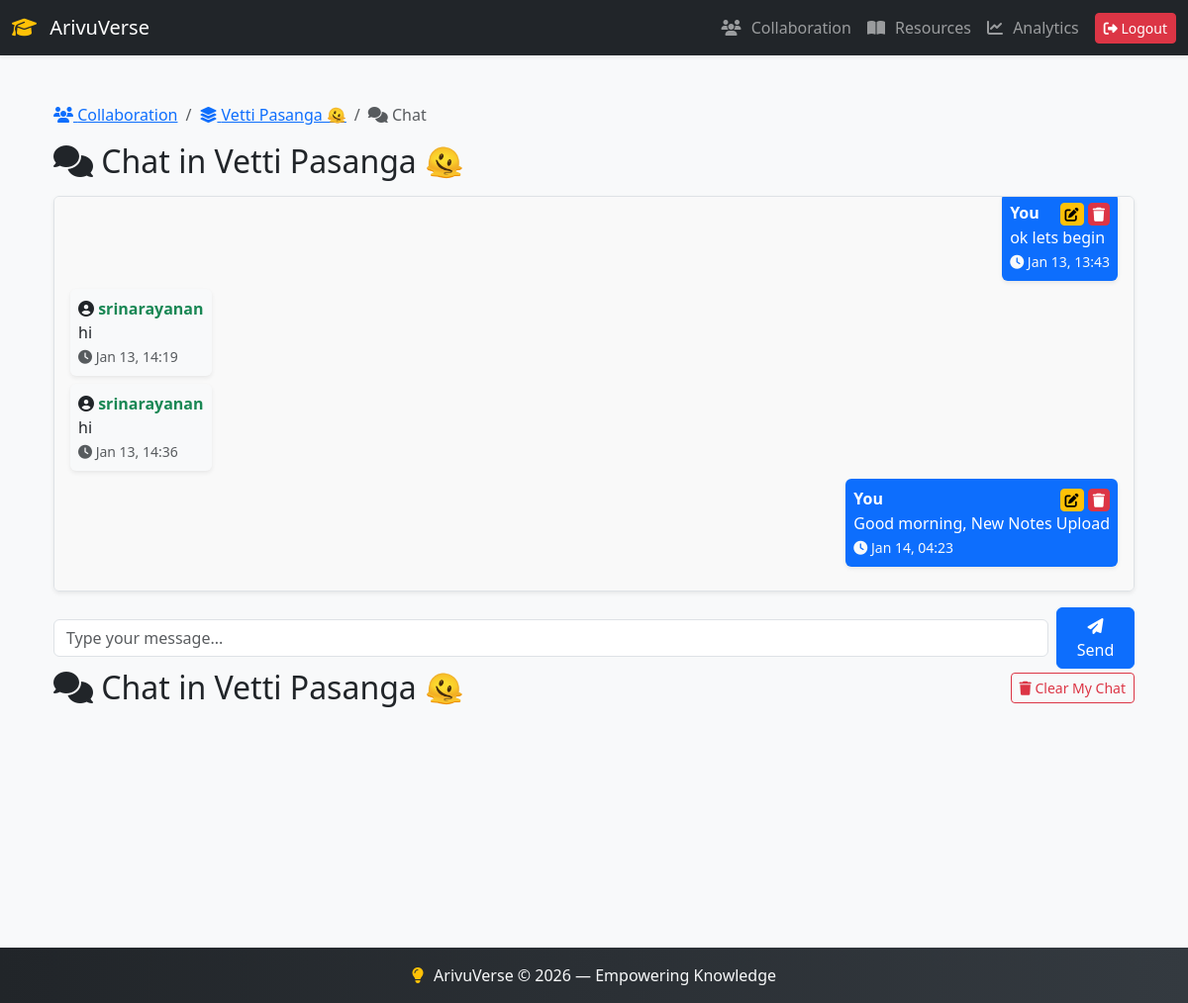
The app's page /api/collaboration/group/1/chat/ (signed in) with its own data.
### collaboration/models.py (models this page shows, shortened)
class Group(models.Model):
    name = models.CharField(max_length=100)
    description = models.TextField(blank=True)
    created_by = models.ForeignKey(User, on_delete=models.CASCADE, related_name="created_groups")
    members = models.ManyToManyField(User, related_name="collaboration_groups")
    created_at = models.DateTimeField(auto_now_add=True)

class Message(models.Model):
    group = models.ForeignKey(Group, on_delete=models.CASCADE, related_name="messages")
    author = models.ForeignKey(User, on_delete=models.CASCADE, related_name="messages")
    content = models.TextField()
    created_at = models.DateTimeField(auto_now_add=True)
    class Meta:
        ordering = ['-created_at']

### collaboration/views.py (the view)
# urls.py: path("group/<int:pk>/chat/", views.chat_view, name="chat_view"),
@login_required
def chat_view(request, pk):
    group = get_object_or_404(Group, pk=pk)
    clear_record = ChatClear.objects.filter(user=request.user, group=group).first()
    if clear_record:
        chat_messages = group.messages.filter(created_at__gt=clear_record.cleared_at).order_by("created_at")
    else:
        chat_messages = group.messages.order_by("created_at")
    if request.method == "POST":
        form = MessageForm(request.POST)
        if form.is_valid():
            msg = form.save(commit=False)
            msg.group = group
            msg.author = request.user
            msg.save()
            return redirect("chat_view", pk=group.pk)  # redirect back to chat after sending
    else:
        form = MessageForm()
    return render(request, "collaboration/chat.html", {
        "group": group,
        "chat_messages": chat_messages,
        "form": form,
    })

### collaboration/forms.py
class MessageForm(forms.ModelForm):
    class Meta:
        model = Message
        fields = ["content"]
        widgets = {
            "content": forms.TextInput(attrs={"class": "form-control", "placeholder": "Type your message..."})
        }

### collaboration/templates/collaboration/chat.html (shortened to what this page needs)
{% extends "base.html" %}
{% block content %}
<div class="container mt-4">
  <nav aria-label="breadcrumb">
    <ol class="breadcrumb">
      <li class="breadcrumb-item">
        <a href="{% url 'collaboration_home' %}">
          <i class="fas fa-users"></i> Collaboration
        </a>
      </li>
      <li class="breadcrumb-item">
        <a href="{% url 'group_detail' group.pk %}">
          <i class="fas fa-layer-group"></i> {{ group.name }}
        </a>
      </li>
      <li class="breadcrumb-item active" aria-current="page">
        <i class="fas fa-comments"></i> Chat
      </li>
    </ol>
  </nav>
  <h2 class="mb-3"><i class="fas fa-comments"></i> Chat in {{ group.name }}</h2>
  <div id="chat-box" class="border rounded p-3 mb-3 shadow-sm"
       style="height: 400px; overflow-y: auto; background-color: #f9f9f9;">
    {% for message in chat_messages %}
      {% if message.author == user %}
        <div class="d-flex justify-content-end mb-2">
          <div class="bg-primary text-white p-2 rounded shadow-sm" style="max-width: 70%;">
            <div class="d-flex justify-content-between align-items-center">
              <strong>You</strong>
              <div>
                <a href="{% url 'edit_message' message.pk %}" class="btn btn-sm btn-warning py-0 px-1">
                  <i class="fas fa-edit"></i>
                </a>
                <a href="{% url 'delete_message' message.pk %}" class="btn btn-sm btn-danger py-0 px-1">
                  <i class="fas fa-trash"></i>
                </a>
              </div>
            </div>
            <div>{{ message.content }}</div>
            <small class="text-light">
              <i class="fas fa-clock"></i> {{ message.created_at|date:"M d, H:i" }}
            </small>
          </div>
        </div>
      {% else %}
        <div class="d-flex justify-content-start mb-2">
          <div class="bg-light p-2 rounded shadow-sm" style="max-width: 70%;">
            <div>
              <strong><i class="fas fa-user-circle"></i>
                {% if message.author.profile.role == "teacher" %}
                  <span class="text-primary fw-bold">{{ message.author.username }}</span>
                {% elif message.author.profile.role == "student" %}
                  <span class="text-success">{{ message.author.username }}</span>
                {% else %}
                  {{ message.author.username }}
                {% endif %}
              </strong>
            </div>
            <div>{{ message.content }}</div>
            <small class="text-muted">
              <i class="fas fa-clock"></i> {{ message.created_at|date:"M d, H:i" }}
            </small>
          </div>
        </div>
      {% endif %}
    {% empty %}
      <p class="text-muted"><i class="fas fa-info-circle"></i> No messages yet. Start the conversation!</p>
    {% endfor %}
  </div>
  <form method="post" class="d-flex align-items-center">
    {{ form.content }}
    <button type="submit" class="btn btn-primary ms-2">
      <i class="fas fa-paper-plane"></i> Send
    </button>
  </form>
  <h2 class="mb-3 d-flex justify-content-between align-items-center">
  <span><i class="fas fa-comments"></i> Chat in {{ group.name }}</span>
  <a href="{% url 'clear_my_chat' group.pk %}" class="btn btn-sm btn-outline-danger">
    <i class="fas fa-trash"></i> Clear My Chat
  </a>
</h2>
</div>
{% endblock %}

### lrhub/templates/base.html (style rules this page uses)
body { font-family: 'Segoe UI', Tahoma, Geneva, Verdana, sans-serif; }

### records on screen
Group: name "Vetti Pasanga 🫠"
Message: content "ok lets begin", created_at "Jan 13, 13:43"
Message: author.username "srinarayanan", content "hi", created_at "Jan 13, 14:19"
Message: author.username "srinarayanan", content "hi", created_at "Jan 13, 14:36"
Message: content "Good morning, New Notes Upload", created_at "Jan 14, 04:23"
